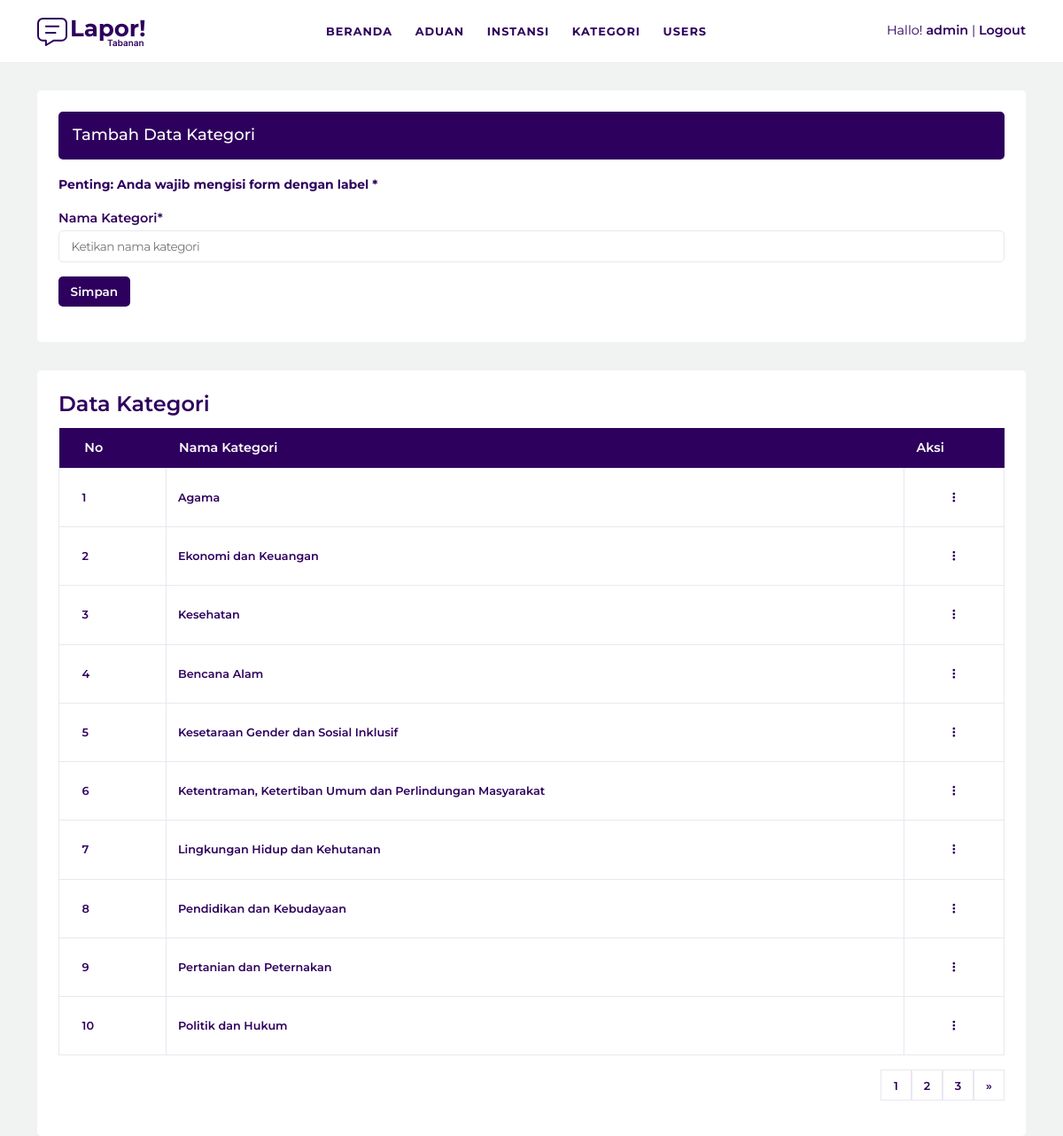
Screenshot of /admin-kategori.php (signed in) with the database file from the repository.
### tables this page shows
CREATE TABLE `kategori` (
  `id` tinyint(4) NOT NULL,
  `nama_kategori` varchar(100) NOT NULL
);

### admin-kategori.php (the view, shortened to what this page needs)
<?php include 'header.php'; ?>
<section class="aduan-form-wrapper">
	<div class="container">
		<div class="aduan-form-container">
			<?php
			if ( isset($_GET['aksi']) ) {
				if ( $_GET['aksi'] == "edit" ) {
				$id_kategori = $_GET['id'];
				$sql_get_kategori_id = mysqli_query( $koneksi, "SELECT * FROM kategori WHERE id='$id_kategori' " );
				$row_kategori = mysqli_fetch_assoc( $sql_get_kategori_id );
			?>
			<div class="aduan-form-heading">
				<h3>Ubah Data Kategori</h3>
			</div>
			<div class="aduan-form">
				<p><b><small>Penting: Anda wajib mengisi form dengan label *</small></b></p>
				<form action="admin/admin-update-kategori.php" method="post">
				<input type="hidden" name="id" value="<?php echo $row_kategori['id']; ?>">
				<div class="aduan-form-group">
					<label for="">Nama Kategori*</label>
					<input type="text" name="nama_kategori" placeholder="Ketikan nama kategori" value="<?php echo $row_kategori['nama_kategori']; ?>" required>
				</div>
				<div class="aduan-form-group">
					<button type="submit">Perbaharui</button>
				</div>
				</form>
			</div>
			<?php
				}
			} else {
			?>
			<div class="aduan-form-heading">
				<h3>Tambah Data Kategori</h3>
			</div>
			<div class="aduan-form">
				<p><b><small>Penting: Anda wajib mengisi form dengan label *</small></b></p>
				<form action="admin/admin-add-kategori.php" method="post">
				<div class="aduan-form-group">
					<label for="">Nama Kategori*</label>
					<input type="text" name="nama_kategori" placeholder="Ketikan nama kategori" required>
				</div>
				<div class="aduan-form-group">
					<button type="submit">Simpan</button>
				</div>
				</form>
			</div>
			<?php } ?>
		</div>
	</div>
</section>
<section class="aduan-form-wrapper">
	<div class="container">
		<div class="aduan-form-container">
			<div class="aduan-table">
				<h4 class="aduan-table-heading">Data Kategori</h4>
				<table>
					<tr>
						<th>No</th>
						<th>Nama Kategori</th>
						<?php
						if ( isset($_SESSION['hak_akses']) ) {
							if ( $_SESSION['hak_akses'] == "admin" ) {
						?>
						<th>Aksi</th>
						<?php
							}
						}
						?>
					</tr>
					<?php
					$perhalaman = 10;
					$data_pag = mysqli_query( $koneksi, "SELECT * FROM kategori" );
					$jumlah_data_pag = mysqli_num_rows( $data_pag );
					$jumlah_halaman = ceil( $jumlah_data_pag/$perhalaman );
					$halaman_aktif = ( isset($_GET["halaman"]))?$_GET["halaman"]:1;
					$awal_data = ( $perhalaman * $halaman_aktif ) - $perhalaman;
					$sql_get_instansi = mysqli_query( $koneksi, "SELECT * FROM kategori LIMIT $awal_data, $perhalaman " );
					$i = 1;
					while ( $row = mysqli_fetch_array( $sql_get_instansi, MYSQLI_ASSOC ) ) {
					?>
					<tr>
						<td><?php echo $i++; ?></td>
						<td><?php echo $row['nama_kategori']; ?></td>
						<td class="aduan-aksi text-center">
							<ul>
								<li><i class="fa-solid fa-ellipsis-vertical"></i>
								</li>
							</ul>
						</td>
					</tr>
					<?php } ?>
				</table>
				<div class="aduan-pagination">
				<?php for( $i = 1; $i <= $jumlah_halaman; $i++ ): ?>
					<a href="?halaman=<?php echo $i; ?>" <?php if ( isset($_GET['halaman']) ) { if ( $i == $_GET['halaman'] ) { echo 'class="active"'; } } ?> >
						<?php echo $i; ?>
					</a>
				<?php endfor; ?>
				<?php if ( $halaman_aktif < $jumlah_halaman ): ?>
					<a href="?halaman=<?php echo $halaman_aktif + 1; ?>">
						&raquo;
					</a>
				<?php endif; ?>
				</div>
			</div>
		</div>
	</div>
</section>
<?php include 'footer.php'; ?>

### assets/css/style.css (style rules this page uses)
:root { --font-family: 'Montserrat', sans-serif; --body-bg: #f1f3f3; --bg: #fff; --bg-dark: #2e005d; --text: #2e005d; --text-gray: ; --text-white: #fff; --text-light: ; --border: #eae6ef; --border-dark: #2e005d; --primary: #2e005d; --secondary: ; --link: ; --link-hover: ; }
body { font-family: var(--font-family); background: var(--body-bg); color: var(--text); }
a { text-decoration: none; color: inherit; }
.aduan-form-wrapper { margin-top: 2em; }
.aduan-form-container { background: var(--bg); padding: 1.5em; border-radius: 5px; }
.aduan-form-heading { background: var(--bg-dark); color: var(--text-white); padding: 1em; border-radius: 5px; margin-bottom: 1em; }
.aduan-form-heading h3 { margin: 0; font-size: large; }
.aduan-form-group { margin-bottom: 1em; }
.aduan-form-group label { display: block; font-size: .9rem; font-weight: 600; margin-bottom: .2em; }
.aduan-form-group input, .aduan-form-group textarea, .aduan-form-group select { display: block; padding: .5em 1em; border: 1px solid var(--border); border-radius: 5px; width: 100%; font-size: .85rem; letter-spacing: -0.5px; }
.aduan-form-group button, .aduan-form-group a.button-link { display: inline-block; padding: .5em 1em; border-radius: 5px; background: var(--bg-dark); color: var(--text-white); border: none; outline: none; font-family: inherit; font-weight: 600; font-size: .85rem; }
.aduan-table .aduan-table-heading { font-weight: 600; margin-bottom: .5em; }
.aduan-table table { padding: 0 1em; width: 100%; border-collapse: collapse; }
.aduan-table table th, .aduan-table table td { padding: .8em 1em; }
.aduan-table table th:first-child, .aduan-table table td:first-child { padding-left: 2em; }
.aduan-table table th { background: var(--bg-dark); color: var(--text-white); font-size: .9rem; font-weight: 600; }
.aduan-table table td { border: 1px solid var(--border); font-size: .8rem; font-weight: 600; }
.aduan-aksi ul { list-style-type: none; margin: 0; padding: 0; }
.aduan-aksi ul li { display: inline-block; cursor: pointer; padding: 1em; }
.aduan-pagination { display: flex; justify-content: flex-end; align-items: center; padding: 1em 0; }
.aduan-pagination a { display: inline-block; width: 35px; height: 35px; line-height: 35px; text-align: center; border: 1px solid var(--border); font-weight: 600; font-size: .8rem; }

### rows the page displays
kategori: nama_kategori "Agama"
kategori: nama_kategori "Ekonomi dan Keuangan"
kategori: nama_kategori "Kesehatan"
kategori: nama_kategori "Bencana Alam"
kategori: nama_kategori "Kesetaraan Gender dan Sosial Inklusif"
kategori: nama_kategori "Ketentraman, Ketertiban Umum dan Perlindungan Masyarakat"
kategori: nama_kategori "Lingkungan Hidup dan Kehutanan"
kategori: nama_kategori "Pendidikan dan Kebudayaan"
kategori: nama_kategori "Pertanian dan Peternakan"
kategori: nama_kategori "Politik dan Hukum"

### other values shown
$_SESSION['username'] "admin"
